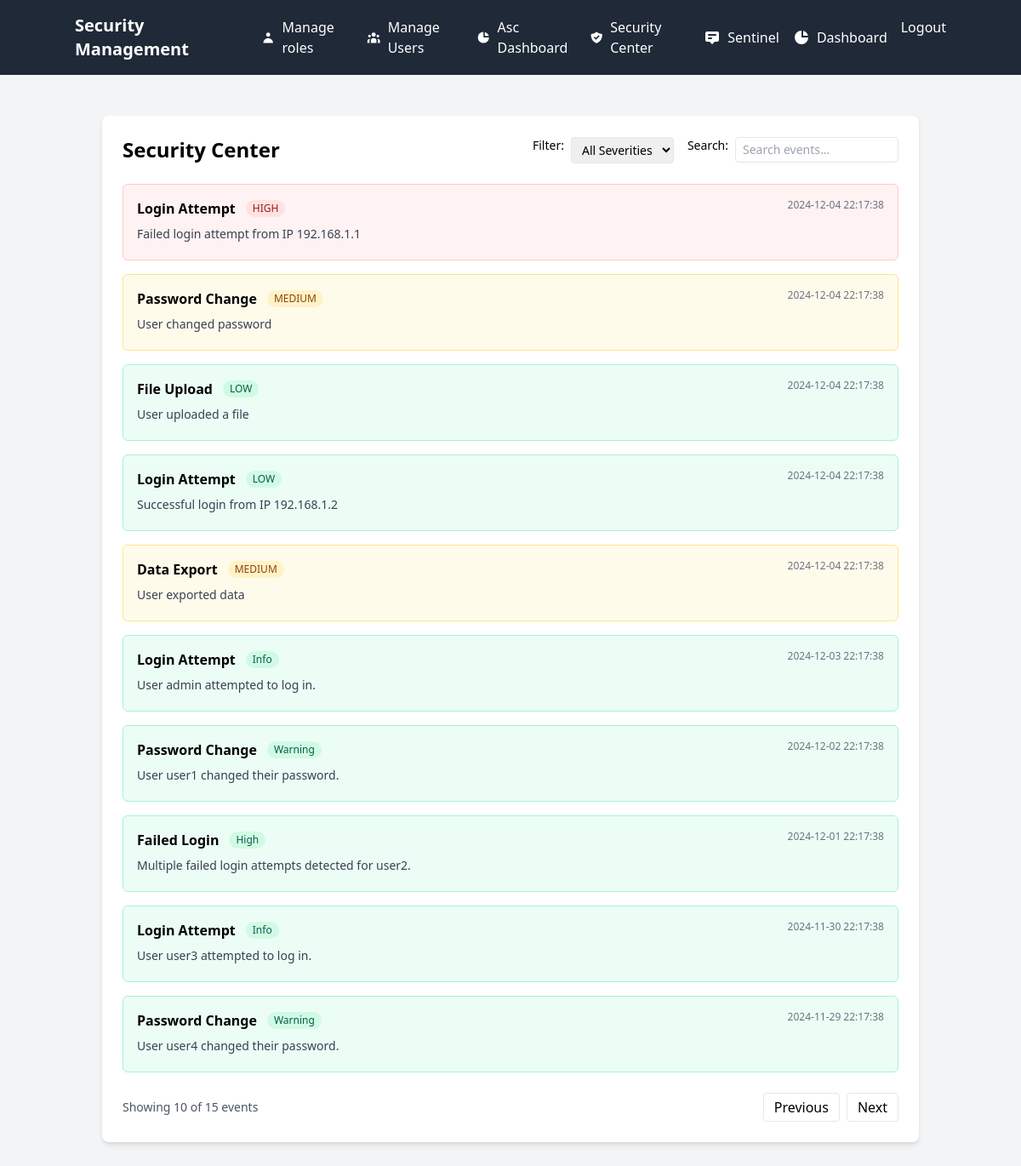
The page /security-center (signed in) on the database its author committed.
### app.py (models this page shows)
class SecurityEvent(db.Model):
    id = db.Column(db.Integer, primary_key=True)
    timestamp = db.Column(db.DateTime, nullable=False, default=datetime.datetime.utcnow)
    event_type = db.Column(db.String(50), nullable=False)
    severity = db.Column(db.String(20), nullable=False)
    description = db.Column(db.Text, nullable=False)

### app.py (the view)
@app.route('/security-center')
@login_required
def security_center():
    page = request.args.get('page', 1, type=int)
    per_page = 10  # Adjust as needed
    events_query = SecurityEvent.query.order_by(SecurityEvent.timestamp.desc())
    events_pagination = events_query.paginate(page=page, per_page=per_page)
    return render_template('security_center.html',
                           events=events_pagination.items,
                           total_events=events_pagination.total,
                           current_page=page,
                           total_pages=events_pagination.pages)

### app.py (called while the page is built)
@login_manager.user_loader
def load_user(user_id):
    return db.session.get(User, int(user_id))

    def has_permission(self, permission_name):
        if not self.role_relation:
            return False
        return db.session.query(
            exists().where(
                and_(
                    RolePermission.role_id == self.role_relation.id,
                    Permission.name == permission_name
                )
            )
        ).scalar()

### templates/security_center.html (shortened to what this page needs)
{% extends "base.html" %}
{% block content %}
<div class="container mx-auto px-4 py-8">
    <div class="bg-white p-6 rounded-lg shadow-md">
        <div class="flex justify-between items-center mb-6">
            <h2 class="text-2xl font-bold">Security Center</h2>
            <div class="flex items-center space-x-4">
                <div class="flex space-x-2">
                    <span class="text-sm font-medium">Filter:</span>
                    <select id="severity-filter" class="border rounded px-2 py-1 text-sm">
                        <option value="all">All Severities</option>
                    </select>
                </div>
                <div class="flex space-x-2">
                    <span class="text-sm font-medium">Search:</span>
                    <input type="text" id="event-search"
                           placeholder="Search events..."
                           class="border rounded px-2 py-1 text-sm w-48">
                </div>
            </div>
        </div>
        <div id="events-container" class="space-y-4">
            {% for event in events %}
            <div class="event-item border p-4 rounded-md
                {% if event.severity == 'HIGH' %}bg-red-50 border-red-200
                {% elif event.severity == 'MEDIUM' %}bg-yellow-50 border-yellow-200
                {% else %}bg-green-50 border-green-200{% endif %}"
                 data-severity="{{ event.severity }}"
                 data-description="{{ event.description|lower }}">
                <div class="flex justify-between items-start">
                    <div class="flex-grow pr-4">
                        <div class="flex items-center mb-2">
                            <h4 class="font-semibold mr-3">{{ event.event_type }}</h4>
                            <span class="px-2 py-0.5 text-xs rounded-full
                                {% if event.severity == 'HIGH' %}bg-red-100 text-red-800
                                {% elif event.severity == 'MEDIUM' %}bg-yellow-100 text-yellow-800
                                {% else %}bg-green-100 text-green-800{% endif %}">
                                {{ event.severity }}
                            </span>
                        </div>
                        <p class="text-sm text-gray-700 mb-1">{{ event.description }}</p>
                    </div>
                    <div class="text-right">
                        <p class="text-xs text-gray-500">
                            {{ event.timestamp.strftime('%Y-%m-%d %H:%M:%S') }}
                        </p>
                    </div>
                </div>
            </div>
            {% endfor %}
        </div>
        <div class="mt-6 flex justify-between items-center">
            <div class="text-sm text-gray-600">
                Showing {{ events|length }} of {{ total_events }} events
            </div>
            <div class="flex space-x-2">
                <button id="prev-page" class="px-3 py-1 border rounded hover:bg-gray-100">
                    Previous
                </button>
                <button id="next-page" class="px-3 py-1 border rounded hover:bg-gray-100">
                    Next
                </button>
            </div>
        </div>
    </div>
</div>
{% endblock %}

### rows shown on the page
SecurityEvent: event_type "Login Attempt", severity "HIGH", description "Failed login attempt from IP 192.168.1.1", timestamp "2024-12-04 22:17:38"
SecurityEvent: event_type "Password Change", severity "MEDIUM", description "User changed password", timestamp "2024-12-04 22:17:38"
SecurityEvent: event_type "File Upload", severity "LOW", description "User uploaded a file", timestamp "2024-12-04 22:17:38"
SecurityEvent: event_type "Login Attempt", severity "LOW", description "Successful login from IP 192.168.1.2", timestamp "2024-12-04 22:17:38"
SecurityEvent: event_type "Data Export", severity "MEDIUM", description "User exported data", timestamp "2024-12-04 22:17:38"
SecurityEvent: event_type "Login Attempt", severity "Info", description "User admin attempted to log in.", timestamp "2024-12-03 22:17:38"
SecurityEvent: event_type "Password Change", severity "Warning", description "User user1 changed their password.", timestamp "2024-12-02 22:17:38"
SecurityEvent: event_type "Failed Login", severity "High", description "Multiple failed login attempts detected for user2.", timestamp "2024-12-01 22:17:38"
SecurityEvent: event_type "Login Attempt", severity "Info", description "User user3 attempted to log in.", timestamp "2024-11-30 22:17:38"
SecurityEvent: event_type "Password Change", severity "Warning", description "User user4 changed their password.", timestamp "2024-11-29 22:17:38"

### other values the page prints
{{ events|length }} "10"
{{ total_events }} "15"
